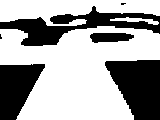
%> input picture 2015.5.28_13.bmp, 160 x 120 px
$ octave Image_8.m   (GNU Octave 9; MATLAB toolbox functions it lacks are replaced by stand-ins)
%> lines starting %> are read from the running program, lines starting %| are printed output that depends on the picture; in (x1, y1, x2, y2) boxes, pixels count from 0 and x2, y2 are one past the last pixel; in counts of white or black regions, pixels touching at a corner belong together; the program's own positions count from 1

%水平边缘检测、垂直边缘检测实现直角弯边沿检测
clc;
clear all;
img_BMP = imread('2015.5.28_13.bmp','bmp');
%> img_BMP is the input picture: size 120x160 uint8; 64.2% white; 6 black regions (2 under 20 px), largest, box (x1, y1, x2, y2) and area: (105, 60, 160, 120) 2412, (0, 6, 160, 46) 2397, (0, 64, 45, 120) 1694, (90, 33, 134, 43) 350
subplot(2,2,1),imshow(img_BMP);
img_size = size(img_BMP)%显示图像大小
%> img_size = [120 160]
img_Edge = zeros(img_size(1), img_size(2));%边线提取
img_EdgeCol = zeros(img_size(1),5);

leftJPStart = uint16(img_size(2)/2);
%> leftJPStart = 80
rightJPStart = uint16(leftJPStart + 1);
%> rightJPStart = 81
leftJPEnd = uint16(1);
rightJPEnd = uint16(img_size(2));
%> rightJPEnd = 160
% [8 lines of commented-out code are left out]

leftEdgeFind = 0;
leftEdgeMissCnt = 0;
leftEdgeBool = 1;

rightEdgeFind = 0;
rightEdgeMissCnt = 0;
rightEdgeBool = 1;

centerLine = uint16(img_size(2)/2);
%> centerLine = 80
lastLine = uint16(img_size(2)/2);
%> lastLine = 80

rightLastLine = [img_size(1) img_size(2)];
%> rightLastLine = [120 160]
leftLastLine = [img_size(1) 1];
%> leftLastLine = [120 1]

maxEdgePoint = 0;
%默认0是直线，1是左上升，2是右上升
centerLineMode = 1;

for i = img_size(1) : -1 : 1

    disp([' ',num2str(i),' ',num2str(leftJPStart),' ',num2str(leftJPEnd),' ',num2str(rightJPStart),' ',num2str(rightJPEnd)]);
    img_EdgeCol(i,1) = 1;
    img_EdgeCol(i,2) = img_size(2);
    if(img_BMP(i,centerLine) == 0)
        disp(['break',num2str(i)]);
        img_EdgeCol(i,4) = 5;
        break;
    end
if 0
    img_Edge(i,leftJPStart) = 255;
    img_Edge(i,leftJPEnd) = 255;
    img_Edge(i,rightJPStart) = 255;
    img_Edge(i,rightJPEnd) = 255;
end

    for j = leftJPStart : -1 : leftJPEnd
        if(img_BMP(i,j) == 0 && img_BMP(i,j+1) == 255)
            %disp(['i:',num2str(i),' ',num2str(j),' ',num2str(leftJPEnd),' ',num2str(leftJPStart)]);
            img_Edge(i,j+1) = 255;
            img_EdgeCol(i,1) = j+1;

            leftLastLine(1) = i;
            leftLastLine(2) = j+1;

            leftEdgeFind = 1;
        end
        if(leftEdgeFind)
            break;
        end
    end
    for j = rightJPStart : 1 : rightJPEnd
        if(img_BMP(i,j) == 0 && img_BMP(i,j-1) == 255)
            img_Edge(i,j-1) = 255;
            img_EdgeCol(i,2) = j-1;

            rightLastLine(1) = i;
            rightLastLine(2) = j-1;

            rightEdgeFind = 1;
        end
        if(rightEdgeFind)
            break;
        end
    end
    if(leftEdgeFind&&rightEdgeFind)
        img_EdgeCol(i,3) = uint16((uint16(img_EdgeCol(i,1)) + img_EdgeCol(i,2))/2);
        img_Edge(i,img_EdgeCol(i,3)) = 255;
        centerLine = img_EdgeCol(i,3);
        lastLine = img_EdgeCol(i,3);
        % [6 lines of commented-out code are left out]

        leftJPStart = uint16(img_EdgeCol(i,1) + 5);
        leftJPEnd = uint16(img_EdgeCol(i,1) - 5);
        rightJPStart = uint16(img_EdgeCol(i,2) - 5);
        rightJPEnd = uint16(img_EdgeCol(i,2) + 5);

        leftEdgeFind = 0;
        rightEdgeFind = 0;

        centerLineMode = 1;%两边黑线都检测到状况
        img_EdgeCol(i,4) = 1;
    elseif(leftEdgeFind||rightEdgeFind)
        if(leftEdgeFind)
            leftJPStart = img_EdgeCol(i,1) + 5;
            leftJPEnd = img_EdgeCol(i,1) - 5;

            %img_EdgeCol(i,3) = uint16(abs( int16(img_EdgeCol(i,1)) + int16((rightLastLine(2)-img_EdgeCol(rightLastLine(1),1))/2 * (i / 120))));
            %i/120应该为一个图像坐标到世界坐标的比例关系
            img_EdgeCol(i,3) = uint16(abs( int16(((img_EdgeCol(i,1)) + rightLastLine(2))/2)));
            img_Edge(i,img_EdgeCol(i,3)) = 255;
            centerLine = img_EdgeCol(i,3);
            %img_Edge(i,centerLine) = 255;
            rightJPStart = centerLine;

            %rightJPEnd = img_size(2);
            %disp(['-i:',num2str(i),' ',num2str(img_EdgeCol(i,1)),' ',num2str(leftJPEnd),' ',num2str(leftJPStart)]);
            centerLineMode = 2;%左边黑线miss状况
            img_EdgeCol(i,4) = 2;
        elseif(rightEdgeFind)
            rightJPStart = img_EdgeCol(i,2) - 5;
            rightJPEnd = img_EdgeCol(i,2) + 5;

            %img_EdgeCol(i,3) = uint16(lastLine - (int16(img_EdgeCol(i,1)) - int16(rightLastLine))/2);
            img_EdgeCol(i,3) = uint16(abs(int16(img_EdgeCol(i,2)) - int16((leftLastLine(2) + img_EdgeCol(rightLastLine(1),1))/2*(i/120))));
            img_Edge(i,img_EdgeCol(i,3)) = 255;
            centerLine = img_EdgeCol(i,3);
            %img_Edge(i,centerLine) = 255;
            leftJPStart = centerLine;

            %leftJPEnd = 1;
            centerLineMode = 3;%右边黑线miss状况
            img_EdgeCol(i,4) = 3;
        end

        leftEdgeFind = 0;
        rightEdgeFind = 0;

    else
        if(img_BMP(i,centerLine) ~= 0)
            rightJPStart = centerLine+1;
            leftJPStart = centerLine;
        end
        centerLineMode = 4;%两边黑线miss状况
        img_EdgeCol(i,4) = 4;
    end
    if(leftJPStart > img_size(2)-1)
        leftJPStart = img_size(2)-1;
    end
    if(rightJPStart < 2)
        rightJPStart = 2;
    end
    % [8 lines of commented-out code are left out]
    if(leftJPEnd < 1)
        leftJPEnd = 1;
    end
    if(rightJPEnd > img_size(2))
        rightJPEnd = img_size(2);
    end
    if(i<119)
        if(img_EdgeCol(i,3)<img_EdgeCol(i+2,3))
                maxEdgePoint = 1;
        elseif(img_EdgeCol(i,3)>img_EdgeCol(i+2,3))
                maxEdgePoint = 2;
        end
                img_EdgeCol(i,5) = maxEdgePoint;
    end
end
%> this loop made 92 passes
%> (centerLine, lastLine, leftJPStart, rightJPEnd) on passes 1 to 12: (76, 76, 22, 139), (76, 76, 23, 139), (76, 76, 23, 139), (76, 76, 23, 139), (77, 77, 24, 139), (76, 76, 25, 137), (76, 76, 25, 137), (76, 76, 26, 136), (76, 76, 26, 136), (77, 77, 27, 136), (77, 77, 27, 136), (76, 76, 28, 134)
%> (rightJPEnd, centerLine, leftJPStart) on passes 57 to 59: (110, 92, 92), (110, 93, 93), (111, 94, 94)
%|  119 22 12 129 139
%|  118 23 13 129 139
%|  117 23 13 129 139
%|  116 23 13 129 139
%|  115 24 14 129 139
%|  114 25 15 127 137
%|  113 25 15 127 137
%|  112 26 16 126 136
%> (further printed lines are left out)
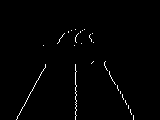
%> img_Edge: size 120x160 double; 1.1% white in thin lines or dots, all inside (x1, y1, x2, y2) = (16, 29, 134, 120)
%> after the loop, centerLine = 85; centerLineMode = 2; img_EdgeCol = 120 rows, first 8: [0 0 0 0 0; 0 0 0 0 0; 0 0 0 0 0; 0 0 0 0 0; 0 0 0 0 0; 0 0 0 0 0; 0 0 0 0 0; 0 0 0 0 0]; lastLine = 79; leftJPEnd = 71; leftJPStart = 81; leftLastLine = [30 76]; maxEdgePoint = 2; rightJPEnd = 98; rightJPStart = 85; rightLastLine = [34 93]
aveA = double(0);
aveB = double(0);
for i = img_size(1)-6 : -1 : 1

    if(img_EdgeCol(i,4) == 5 )
        break;
    end
    if(img_EdgeCol(i+2,5) ~= img_EdgeCol(i+3,5))
        aveA = (img_EdgeCol(i,5) + img_EdgeCol(i+1,5) + img_EdgeCol(i+2,5))/3.0;
        aveB = (img_EdgeCol(i+3,5) + img_EdgeCol(i+4,5) + img_EdgeCol(i+5,5))/3.0;
        if(abs(aveA - aveB)>0.8)
            fprintf('i+3:%d,%5.3f\n',i+3,abs(aveA - aveB));
        end
    end
end
%> this loop made 86 passes
%> (aveA, aveB) on passes 1, 3, 6, 8, 10, 12, 16, 17, 21, 23, 25, 27: (1.67, 0), (1, 1.33), (1.67, 1), (1.33, 1.67), (1.67, 1.33), (1, 1.67), (1.33, 1), (1, 1.33), (1.67, 1), (1.33, 1.67), (1.67, 1.33), (1, 1.67)
%| i+3:117,1.667
%| i+3:65,1.000
%| i+3:62,1.000
%> after the loop, aveA = 2; aveB = 1
subplot(2,2,2),imshow(img_Edge);
%cftool


%cftool

img_Edge2 = zeros(img_size(1), img_size(2));%边线提取
sumX = double(0);
sumY = double(0);
aveX = double(0);
aveY = double(0);
for i = img_size(1) : -1 : 1
    if(img_EdgeCol(i,3) == 0 || img_EdgeCol(i,4) == 5 || img_EdgeCol(i,4) == 4 )
        break;
    end
    sumX = i + sumX;
    sumY = img_EdgeCol(i,3);
end
%> this loop made 60 passes
%> sumY on passes 1 to 12: 76, 76, 76, 76, 77, 76, 76, 76, 76, 77, 77, 76
avbLine = double(img_size(1) - i + 1);
midLine = double((img_size(1) + i - 1)/2);
aveX = sumX / avbLine;
aveY = sumY / avbLine;

sumUp = double(0);
sumDown = double(0);
for i = img_size(1) : -1 : 50
    sumUp = sumUp + (double(img_EdgeCol(i,3)) - aveY)*(double(i) - aveX);
    sumDown = sumDown + (double(i) - aveX)^2;
end
if(sumDown == 0)
    B = 0.0;
else
    B = double(sumUp/sumDown);
end
A = double((double(sumY) - double(B*sumX))/double(avbLine));
fprintf('%.2f,%.2f,%.2f,%.2f,%.2f\n',sumX,sumY,avbLine,A,B);
%| 5369.00,94.00,60.00,-15.84,0.19
if 0
for i = 61 : -1 : 46
    img_Edge(i,uint16(B*i + A)) = 255;
    uint16(B*i + A)
end
end
subplot(2,2,3),imshow(img_Edge2);
%> after `imshow(img_Edge2)`:
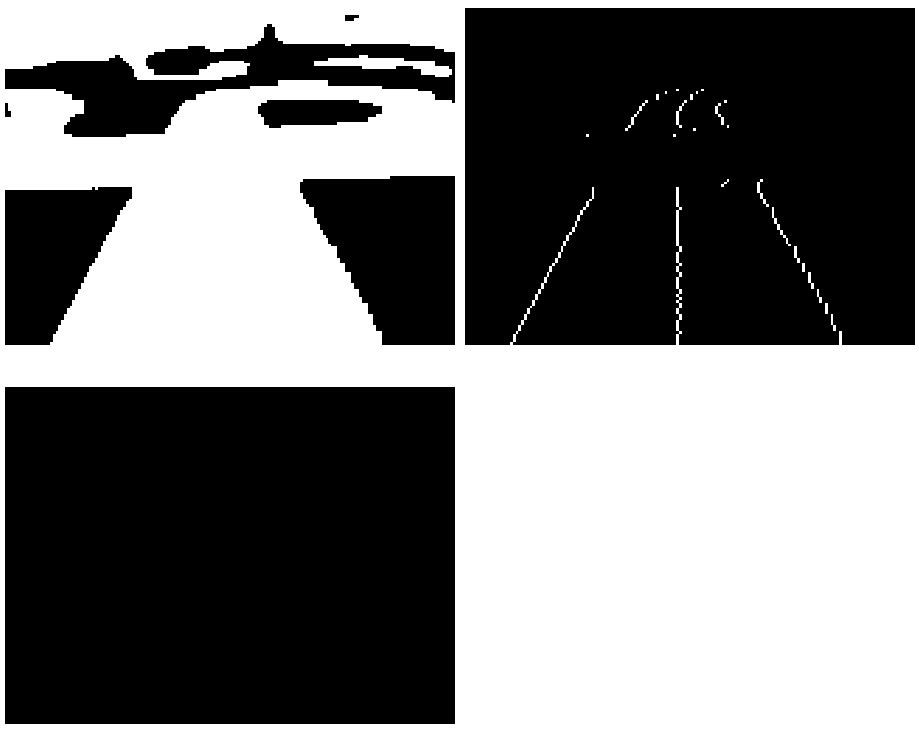
%> figure redrawn from the program's plot data, 3 panels

$ run again, with 2015.5.20_1.bmp copied over 2015.5.28_13.bmp
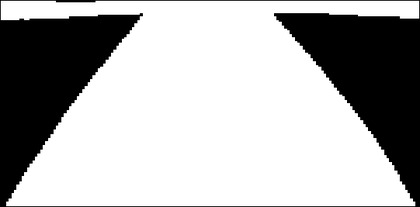
%> input picture 2015.5.20_1.bmp, 420 x 207 px, shrunk from 541 x 267 before the run
%> img_BMP is the input picture: size 207x420 uint8; min 0, max 255, mean 175.8
%> the loop `for i = img_size(1) : -1 : 1` made 147 passes
%> (leftJPStart, centerLine) on pass 48: (41, 228)
%> (printed output is left out)
%> after the loop `for i = img_size(1) : -1 : 1`:
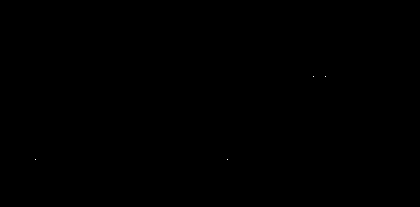
%> img_Edge: size 207x420 double; 0% white in thin lines or dots, all inside (x1, y1, x2, y2) = (35, 76, 326, 160)
%> after the loop `for i = img_size(1) : -1 : 1`: centerLine = 314; img_EdgeCol = 207 rows, first 8: [0 0 0 0 0; 0 0 0 0 0; 0 0 0 0 0; 0 0 0 0 0; 0 0 0 0 0; 0 0 0 0 0; 0 0 0 0 0; 0 0 0 0 0]; leftJPStart = 314; leftLastLine = [160 36]; maxEdgePoint = 1; rightJPEnd = 331; rightJPStart = 315; rightLastLine = [77 326]
%> after the loop `for i = img_size(1)-6 : -1 : 1`: aveA = 1; aveB = 1.33
%> after the loop `for i = img_size(1) : -1 : 1`: sumX = 0
%> the loop `for i = img_size(1) : -1 : 50` made 158 passes
%> (sumUp, sumDown) on passes 1 to 3: (0, 42849), (0, 85285), (0, 127310)
%> after the loop `for i = img_size(1) : -1 : 50`: sumDown = 2937615; sumUp = 60658
%> B = 0.0206
%> A = 0
%| 0.00,0.00,1.00,0.00,0.02
%> `imshow(img_Edge2)`:
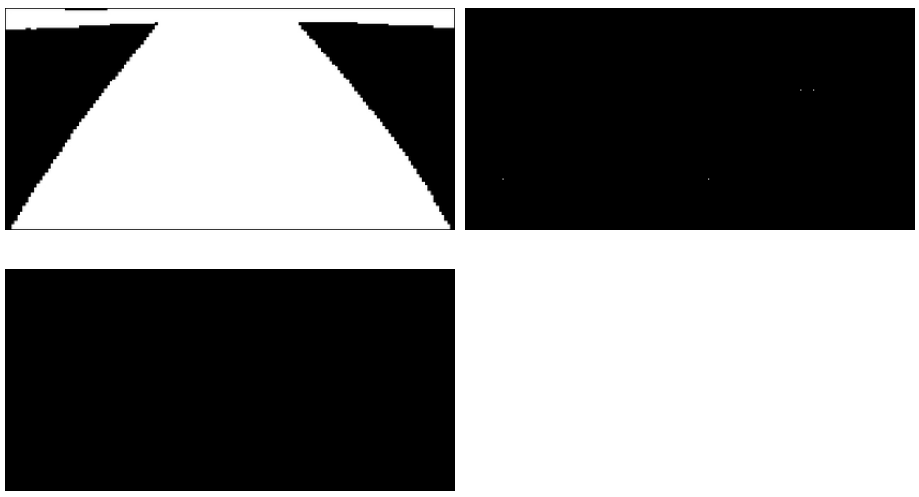
%> figure redrawn from the program's plot data, 3 panels
